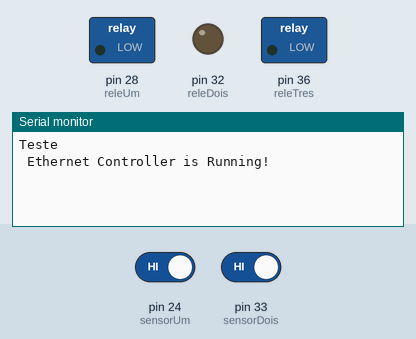
This sketch was run on a simulated Arduino Mega 2560, built with avr-gcc and run on an emulated ATmega2560. On the bench: switched loads named in the sketch (green lamp = pin HIGH), output pins drawn as LEDs (lit = HIGH), the last lines printed to the serial monitor. The inputs (shaded band) are chosen by the test bench; at power-on: pin 24 (sensorUm) HIGH, pin 33 (sensorDois) HIGH.

Above: at 1.2 s.
1.3 s: pin 24 (sensorUm) driven LOW
At 2.0 s:
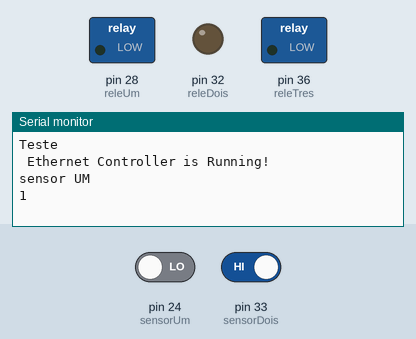
2.8 s: pin 33 (sensorDois) driven LOW
At 4.3 s:
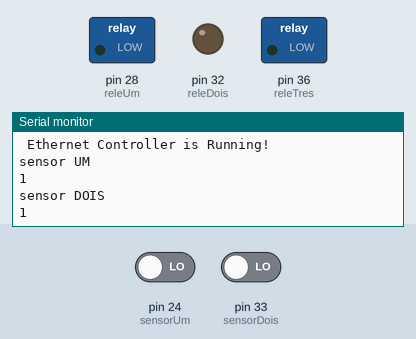

The sketch:

Teste_ethernet.ino
```cpp
#include <EtherCard.h>
#include <stdio.h>
#include <stdlib.h>


static byte mymac[] = {0x00,0xE0,0x4C,0x6A,0x82,0x55}; // Mac Adress do módulo Ethernet
static byte myip[]= {192,168,1,220}; // definindo um ip para o módulo ethernet

char fila[10];
int fim=10;
char reset;
int i; //Variável de controle global, referência do índice da fila
boolean reinicia;

int s1=0, s2=0, s3=0;

int EstadSensorUm;
int EstAntSensorUm;
int EstadSensorDois;
int EstAntSensorDois;

int sensorUm= 24;
int releUm= 28;
int sensorDois= 33;
int releDois=32;
int sensorTres= 37;
int releTres=36;


byte Ethernet::buffer[500];


BufferFiller bfill;


static word homePage()//essa função contém a página inicial em html
{
  bfill= ether.tcpOffset();
  bfill.emit_p(PSTR(

    "HTTP/1.0 200 OK\r\n"
    "Content-Type: text/html\r\n"
    "Pragma: no-cache\r\n"
    "\r\n"
    "<html>"
    "<head>"
    "<title> Com- Arduino </title>""</head>"
    "<body>"
    "<h1><center>WEB SERVER ARDUINO</center></h1>"
    "\r\n"
    "<h1> Fila da esteira REINICIADA!</h1>"
    "<h2> Pronta para receber valores de leitura...</h2>"

  "</body>"

   ));
return bfill.position();
}


static word pageA()//essa função contém auma segunda página chamada "/A" página em html
{
  bfill= ether.tcpOffset();
  bfill.emit_p(PSTR(

    "HTTP/1.0 200 OK\r\n"
    "Content-Type: text/html\r\n"
    "Pragma: no-cache\r\n"
    "\r\n"
    "<html>"
    "<head>"
    "<title> Com- Arduino </title>""</head>"
    "<body>"
    "<h1>Produto adicionado com sucesso na fila!</h1>"
  "</body>"

   ));
return bfill.position();
}

static word ErrorPage()//essa função contém uma terceira página para retornar uma mensagem de error caso receba algum parâmetro que não identifique um número de saída.
{

  bfill= ether.tcpOffset();
  bfill.emit_p(PSTR(

    "HTTP/1.0 200 OK\r\n"
    "Content-Type: text/html\r\n"
    "Pragma: no-cache\r\n"
    "\r\n"
    "<html>"
    "<head>"
    "<title> Com- Arduino </title>""</head>"
    "<body>"
    "<h1>ERRO de leitura!</h1>"
  "</body>"

   ));
return bfill.position();
}

void setup() {

//******************************************** CABECALHO DE IO *********************************************************

    pinMode (sensorUm, INPUT_PULLUP); // Pull Up seta a porta sempre em positivo (Na ausência do sinal negativo emitido pelo acionamento do sensor)
    pinMode (releUm,OUTPUT);
    pinMode (sensorDois, INPUT_PULLUP);
    pinMode (releDois, OUTPUT);
    pinMode (sensorTres, INPUT_PULLUP);
    pinMode (releTres, OUTPUT);


  //************************************ CONFIGURAÇÃO DO MÓDULO ETHERNET ************************************************

  Serial.begin(57600); // velocidade de comunicação da rede
  Serial.println("Teste");


  if (ether.begin( sizeof Ethernet::buffer,mymac)==0)
    Serial.println(" Failed to Acess Ethernet Controller");
  else
    Serial.println(" Ethernet Controller is Running!");

    ether.staticSetup (myip); // definindo o IP como estático

//****************************************************************************************************

}//Fecha o Void Setup


void loop() {

if(s1==fim)
s1=0;

word pos= ether.packetLoop (ether.packetReceive());// tratando esse pacote e armazenando na variavel pos


     if (pos){
      for( int c=pos;Ethernet::buffer[c];c++)
          Serial.print((char)Ethernet::buffer[c]);
          Serial.println("");

  word n; // Variável Que Recebe as Páginas em HTML

 //Armazenando valores de 1 a 9
      switch(Ethernet::buffer[pos+5]){
        case '1':  fila[i]='1';i=i+1; n= pageA();break;
        case '2':  fila[i]='2';i=i+1; n= pageA();break;
        case '3':  fila[i]='3';i=i+1; n= pageA();break;
        case '4':  fila[i]='4';i=i+1; n= pageA();break;
        case '5':  fila[i]='5';i=i+1; n= pageA();break;
        case '6':  fila[i]='6';i=i+1; n= pageA();break;
        case '7':  fila[i]='7';i=i+1; n= pageA();break;
        case '8':  fila[i]='8';i=i+1; n= pageA();break;
        case '9':  fila[i]='9';i=i+1; n= pageA();break;
        case 'r':  reinicia= true; n= homePage();break;
        default:n=ErrorPage();
      }


                          if(i==fim) //Fim da fila!! Seta o indíce para começa a gravar dados no início da fila denovo
                          i=0;


                                        if(i==0)
                                        n=homePage();

                              for(int j=0;j<10;j++)
                              {
                                 Serial.println(fila[j]);// Imprime a fila na saída serial (debug)
                              }

                  ether.httpServerReply(n);


  }  //Fecha a condição de leitura da variável pos

if (reinicia==true)
{
reset= false;
asm volatile ("  jmp 0");
}
//****************************************** Lógica de Leitura e Acionamento dos Sensores *****************************************8

 EstadSensorUm= digitalRead (sensorUm); // Lê sensor Um e armazena na variável

      if (EstadSensorUm == LOW && EstadSensorUm != EstAntSensorUm)
      {
                 if( fila[s1]=='1')
                {

                        digitalWrite(releUm, HIGH);
                          s1=s1+1; // Ao retirar profuto da fila, incrementa todas as variáveis de controle de fila dos sensores a frente.
                          s2++;
                          s3++;
                          delay(2000);

                }

              else
              s1=s1+1;

              Serial.println("");
              Serial.println("sensor UM");
              Serial.println(s1);
      }

              digitalWrite(releUm, LOW);

              EstAntSensorUm= EstadSensorUm;

//***************************************** SAIDA 2**********************************************************************//

      if (s2==fim)
      s2=0;


                EstadSensorDois= digitalRead (sensorDois); // Lê sensor Um e armazena na variável

      if (EstadSensorDois == LOW && EstadSensorDois != EstAntSensorDois)
      {
                 if( fila[s2]=='2')
                {

                        digitalWrite(releDois, HIGH);
                        s2=s2+1; // Ao retirar produto da fila, incrementa todas as variáveis de controle de fila dos sensores a frente
                        s3++;
                        delay (2000);
                }

              else
              s2=s2+1;


              Serial.println("");
              Serial.println("sensor DOIS");
              Serial.println(s2);
      }


              digitalWrite(releDois, LOW);

              EstAntSensorDois= EstadSensorDois;

              delay(10);//delay de 10 milisegundos por padrão, para os módulos não se confundirem.

  }//fecha o Void loop
```

Measured:
- after the input at 1.3 s, the serial monitor: prints a new line at once (image 1)
- after the input at 2.8 s, the serial monitor: prints a new line at once (image 2)
